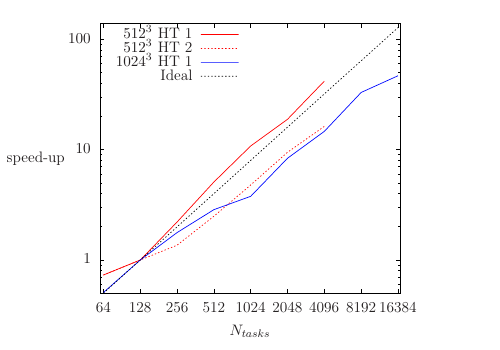

Generate this figure with gnuplot:
reset
set terminal epslatex standalone linewidth 2
set output 'p3.eps'
set output 'p3.tex'
set size ratio 0.9
set lmargin at screen 0.2
set rmargin at screen 0.8
set xrange [60:17000]
set yrange [0.5:140]
#set ytics 0,0.2,1
set xlabel '$N_{tasks}$' offset 0,0.
set ylabel 'speed-up' offset 5,0 rotate by 0
set key font ",20"
set key top left
set logscale xy

plot 'strongscaling.dat' u 3:4 title '$512^3$ HT 1' with lines dt 1 lc rgb '#ff0000', \
     'strongscaling.dat' u 3:5 title '$512^3$ HT 2' with lines dt 2 lc rgb '#ff0000', \
     'strongscaling.dat' u 3:6 title '$1024^3$ HT 1' with lines dt 1 lc rgb '#0008ff', \
     'strongscaling.dat' u 3:($3/128) title 'Ideal' with lines dt 2 lc rgb '#000000'

# notitle with lines lt 6 lw 3 dt 1 lc rgb '#3081B7'

set output
system('latex p3.tex && dvips p3.dvi && ps2pdf p3.ps')
system('rm p3.tex p3.log p3.aux p3.dvi p3.eps p3-inc.eps p3.ps')
system('mv p3.pdf strong.pdf')
system('open strong.pdf')
